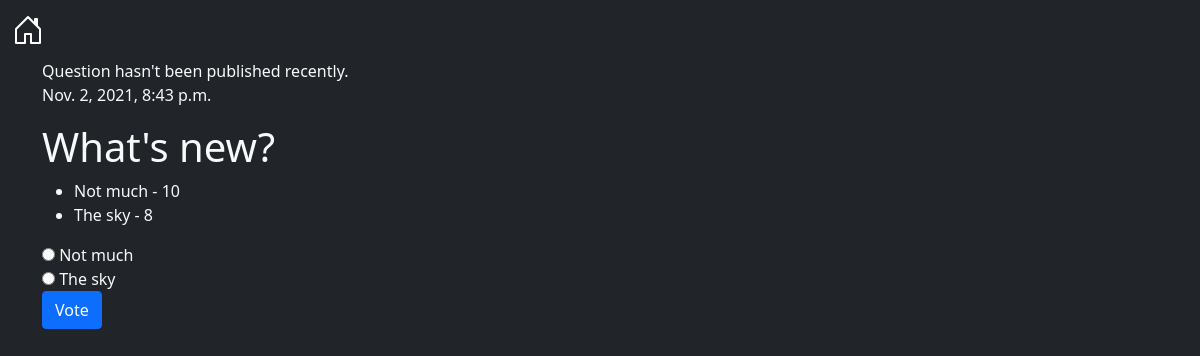
Page /polls/1/ on the earlier database version.
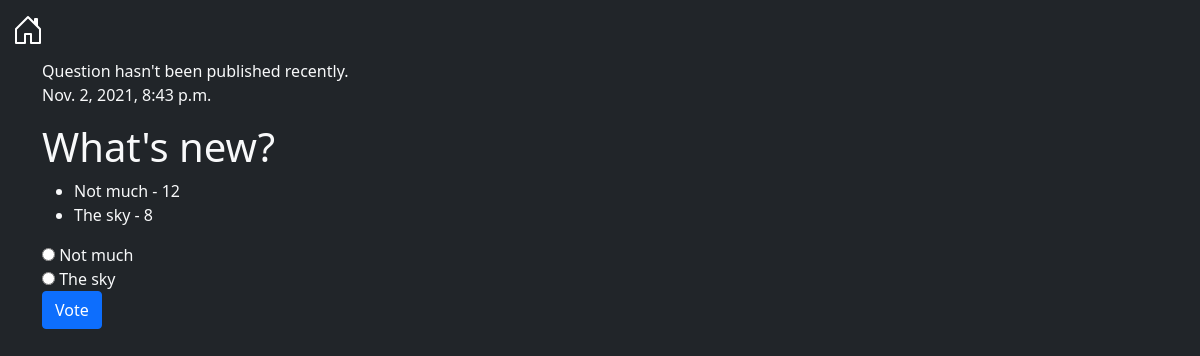
Same page on the later database version.
### polls/models.py (models this page shows, shortened)
class Question(models.Model):
    question_text: models.CharField = models.CharField(max_length=200)
    pub_date = models.DateTimeField('date published')
    def __str__(self) -> Union[CharField, CharField]:
        return self.question_text
    @admin.display(
        boolean=True,
        ordering='pub_date',
        description='Published recently?',
    )
    def was_published_recently(self) -> bool:
        now = timezone.now()
        return now - timedelta(days=1) <= self.pub_date <= now

class Choice(models.Model):
    question: models.ForeignKey = models.ForeignKey(Question, on_delete=models.CASCADE)
    choice_text: models.CharField = models.CharField(max_length=200)
    votes: models.IntegerField = models.IntegerField(default=0)

### polls/views.py (the view)
# urls.py: path('<int:pk>/', views.DetailView.as_view(), name='detail'),
class DetailView(generic.DetailView):
    model: type[Question] = Question
    template_name: str = 'polls/detail.html'

### polls/templates/polls/detail.html (shortened to what this page needs)
<!DOCTYPE html>
<html lang="en">
<head>
    {% load static %}
    <link rel="stylesheet"
          href="https://cdn.jsdelivr.net/npm/bootstrap@5.1.1/dist/css/bootstrap.min.css"
>
    {% include 'navbar.html' %}
</head>
<body class="text-light bg-dark">
    <div class="container">
        {% if question.was_published_recently %}
                Question has been published recently.
        {% else %}
                Question hasn't been published recently.
        {% endif %}
        <p class="text-right">{{ question.pub_date }}</p>
        <h1>
            {{ question.question_text }}
        </h1>
        <ul>
            {% for choice in question.choice_set.all %}
                <li>{{ choice.choice_text }} - {{ choice.votes }}</li>
            {% endfor %}
        </ul>
        <form action="{% url 'polls:vote' question.id %}" method="post">
        <fieldset>
            {% for choice in question.choice_set.all %}
                <input type="radio" name="choice" id="choice{{ forloop.counter }}" value="{{ choice.id }}">
                <label for="choice{{ forloop.counter }}">{{ choice.choice_text }}</label><br>
            {% endfor %}
        </fieldset>
        <input type="submit" value="Vote" class="btn btn-primary">
        </form>
    </div>
</body>
</html>

### polls/templates/navbar.html (shortened to what this page needs)
<!DOCTYPE html>
<head>
    {% load static %}
    <link rel="stylesheet"
          href="https://cdn.jsdelivr.net/npm/bootstrap@5.1.1/dist/css/bootstrap.min.css"
>
    <link rel="stylesheet"
          href="https://cdn.jsdelivr.net/npm/bootstrap-icons@1.5.0/font/bootstrap-icons.css">
</head>
<body>
<div class="container-fluid bg-dark text-light">
    <nav class="navbar navbar-expand-lg navbar-light">
        <a class="navbar-brand" href="{% url 'polls:index' %}">
        </a>
    </nav>
</div>
</body>
</html>

Differences in the rows shown:
changed Choice "Not much": votes "10" → "12"
